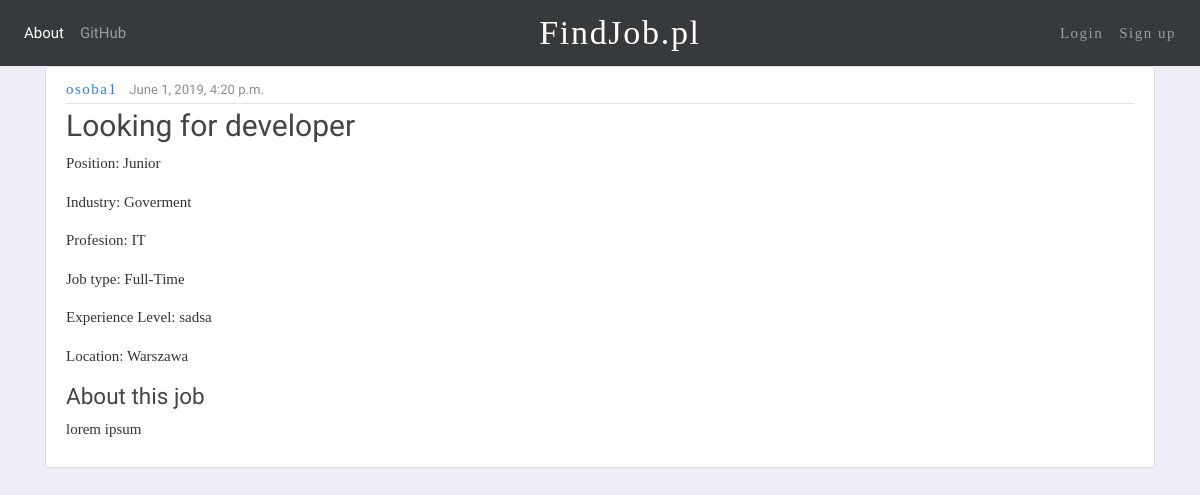
Page /offer/5/ on the committed database.
### jobservice/models.py (models this page shows, shortened)
class JobOffer(models.Model):
    title = models.CharField(max_length= 50,default="")
    industry = models.CharField(max_length= 50,default="")
    proffesion = models.CharField(max_length= 50,default="")
    jobPosition = models.CharField(max_length= 50,default="")
    jobType = models.CharField(max_length= 50,default="")
    ExperienceLevel = models.CharField(max_length= 50,default="")
    postdate = models.DateTimeField(default=timezone.now)
    companyName = models.ForeignKey(User, on_delete = models.CASCADE)
    location =  models.CharField(max_length=300,default="")
    jobDescription = models.TextField()

class User(AbstractUser):
    is_person = models.BooleanField(default=False)
    is_company = models.BooleanField(default=False)

### companyusers/views.py (the view)
# urls.py: path('offer/<int:pk>/', OfferDetailView.as_view(), name='offer-details'),
class OfferDetailView(DetailView):
    model = JobOffer
    template_name = 'jobservice/offer.html'
    context_object_name = 'joboffers'

### jobservice/templates/jobservice/offer.html (shortened to what this page needs)
{% extends "jobservice/base.html"%}
{% block content%}
<article class="media content-section">
    <div class="media-body">
        <div class="article-metadata">
            <a class="mr-2 pasek_napis">{{ object.companyName }}</a>
            <small class="text-muted">{{ object.postdate}}</small>
        </div>
        <h2 class="article-tilte">{{ object.title }}</h2>
        <p class="article-content" style="font-family: Nunito Sans;">Position: {{ object.jobPosition }}</p>
        <p class="article-content" style="font-family: Nunito Sans;">Industry: {{ object.industry }}</p>
        <p class="article-content" style="font-family: Nunito Sans;">Profesion: {{ object.proffesion }}</p>
        <p class="article-content" style="font-family: Nunito Sans;">Job type: {{ object.jobType }}</p>
        <p class="article-content" style="font-family: Nunito Sans;">Experience Level: {{ object.ExperienceLevel }}</p>
        <p class="article-content" style="font-family: Nunito Sans;">Location: {{ object.location }}</p>
        <h4 class="article-content">About this job</h4>
        <p class="article-content" style="font-family: Nunito Sans;">{{ object.jobDescription }}</p>
</article>
<br>
{%endblock content%}

### jobservice/static/jobservice/main.css (style rules this page uses)
.pasek_napis { font-family: Nunito Sans; font-style: normal; font-weight: normal; font-size: 15px; line-height: 25px; align-items: center; text-align: center; letter-spacing: 0.1em; mix-blend-mode: normal; }
body { background: #efedf8; color: #333333; }
h1, h2, h3, h4, h5, h6 { color: #444444; }
.content-section { background: #ffffff; padding: 10px 20px; border: 1px solid #dddddd; border-radius: 3px; margin-bottom: 5px; width: 100%; }
.article-content { white-space: pre-line; }
.article-metadata { padding-bottom: 1px; margin-bottom: 4px; border-bottom: 1px solid #e3e3e3 }

### rows in the picture
JobOffer: companyName "osoba1", postdate "June 1, 2019, 4:20 p.m.", title "Looking for developer", jobPosition "Junior", industry "Goverment", proffesion "IT", jobType "Full-Time", ExperienceLevel "sadsa", location "Warszawa", jobDescription "lorem ipsum"
